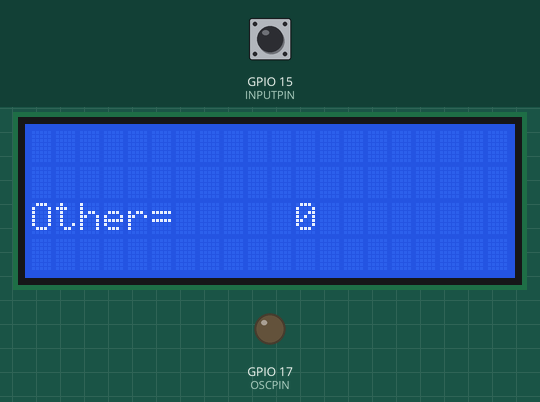
Recording of a sketch running on a simulated ESP32. Parts: 20×4 character LCD, output pins drawn as LEDs (lit = HIGH). The test bench sets the inputs (shaded band); at power-on: GPIO 15 (INPUTPIN) HIGH. What the sketch prints to the serial monitor is not drawn.

Above: at 0.6 s.
1.3 s: GPIO 15 (INPUTPIN) pulled LOW for 0.15 s
2.0 s: GPIO 15 (INPUTPIN) pulled LOW for 1 s
At 3.32 s:
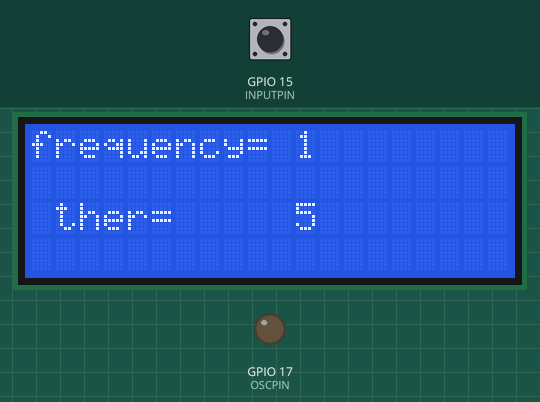
3.6 s: GPIO 15 (INPUTPIN) pulled LOW for 0.15 s
4.3 s: GPIO 15 (INPUTPIN) pulled LOW for 1 s
At 6.72 s:
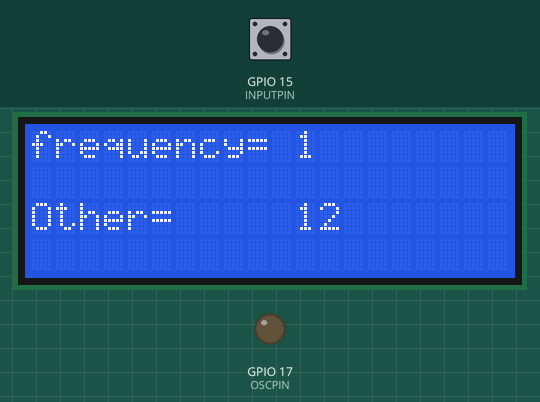
Timing chart, 0 to 6.9 s (numbered marks = the images above; inputs shaded):
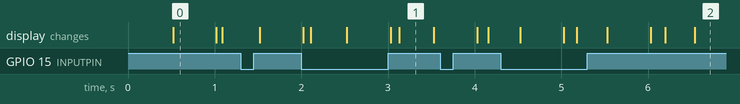

The sketch:

Frequency_Counterr_with_Interrupt.ino
```cpp
#include <LiquidCrystal_I2C.h>
//#include <WiFi.h>

volatile int count = 0;
unsigned long lastEntry, lastDisplay;
int frequency, tst;

#define INPUTPIN 15
#define OSCPIN 17

// set the LCD number of columns and rows
int lcdColumns = 20;
int lcdRows = 4;

// set LCD address, number of columns and rows
// if you don't know your display address, run an I2C scanner sketch
LiquidCrystal_I2C lcd(0x27, lcdColumns, lcdRows);

portMUX_TYPE synch = portMUX_INITIALIZER_UNLOCKED;


void IRAM_ATTR isr() {
  portENTER_CRITICAL(&synch);
  digitalWrite(OSCPIN, 1);
  digitalWrite(OSCPIN, 0);
  count++;
  portEXIT_CRITICAL(&synch);
}


void setup() {
  // initialize LCD
  lcd.init();
//WiFi.mode(WIFI_OFF);
 // btStop();
  Serial.begin(115200);
  Serial.print("setup() running on core ");
  Serial.println(xPortGetCoreID());
  // turn on LCD backlight
  lcd.backlight();
  pinMode(INPUTPIN, INPUT_PULLUP);
  pinMode(OSCPIN, OUTPUT);
  attachInterrupt(INPUTPIN, isr, RISING);
  lastEntry = millis();
}

void loop() {
  if (millis() > lastEntry + 1000) {
    frequency = count;
    display(0, "frequency=", frequency);
    lastEntry = millis();
    count = 0;
  }
  if (millis() > lastDisplay + 500) {
    lastDisplay = millis();
    display(2, "Other=", tst++);
  }
}

void display(int line, String tex, int val) {
  // set cursor to first column,first row

  lcd.setCursor(0, line);
  // print message
  lcd.print(tex);

 lcd.setCursor(11, line);
  // clear
  lcd.print("          ");
  lcd.setCursor(11, line);
  // set cursor to first column, second row
  lcd.print(String(val, DEC));
}
```

Measured:
- what the display in image 0 shows lasts 0.5 s, from 0.5 s to 1.0 s
